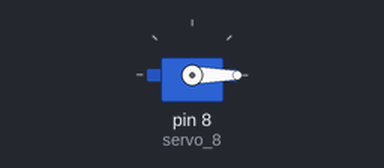
Recording of a sketch running on a simulated Arduino Uno, built with avr-gcc and run on an emulated ATmega328P. Parts: servo.

Above: at 0.05 s.
At 3.0 s:
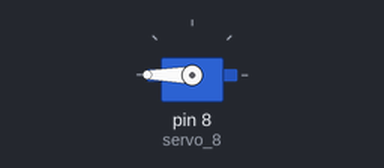
At 6.0 s:
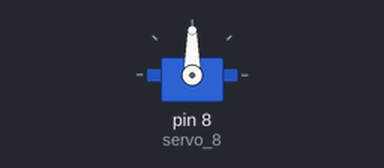
Timing chart, 0 to 7.8 s (numbered marks = the images above):
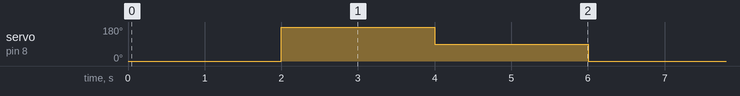

The sketch:

P5.1_thinkercad-_servomotor.ino
```cpp
// C++ code
//
#include <Servo.h>

int potenciometro = 0;

Servo servo_8;

void setup()
{
  servo_8.attach(8, 500, 2500);
}

void loop()
{
  servo_8.write(0);
  delay(2000); // Wait for 2000 millisecond(s)
  servo_8.write(180);
  delay(2000); // Wait for 2000 millisecond(s)
  servo_8.write(90);
  delay(2000); // Wait for 2000 millisecond(s)
}
```

Measured:
- by itself, servo on pin 8 (servo_8): repeats every 6.0 s: 90° 2.0 s, 0° 2.0 s, 180° 2.0 s
